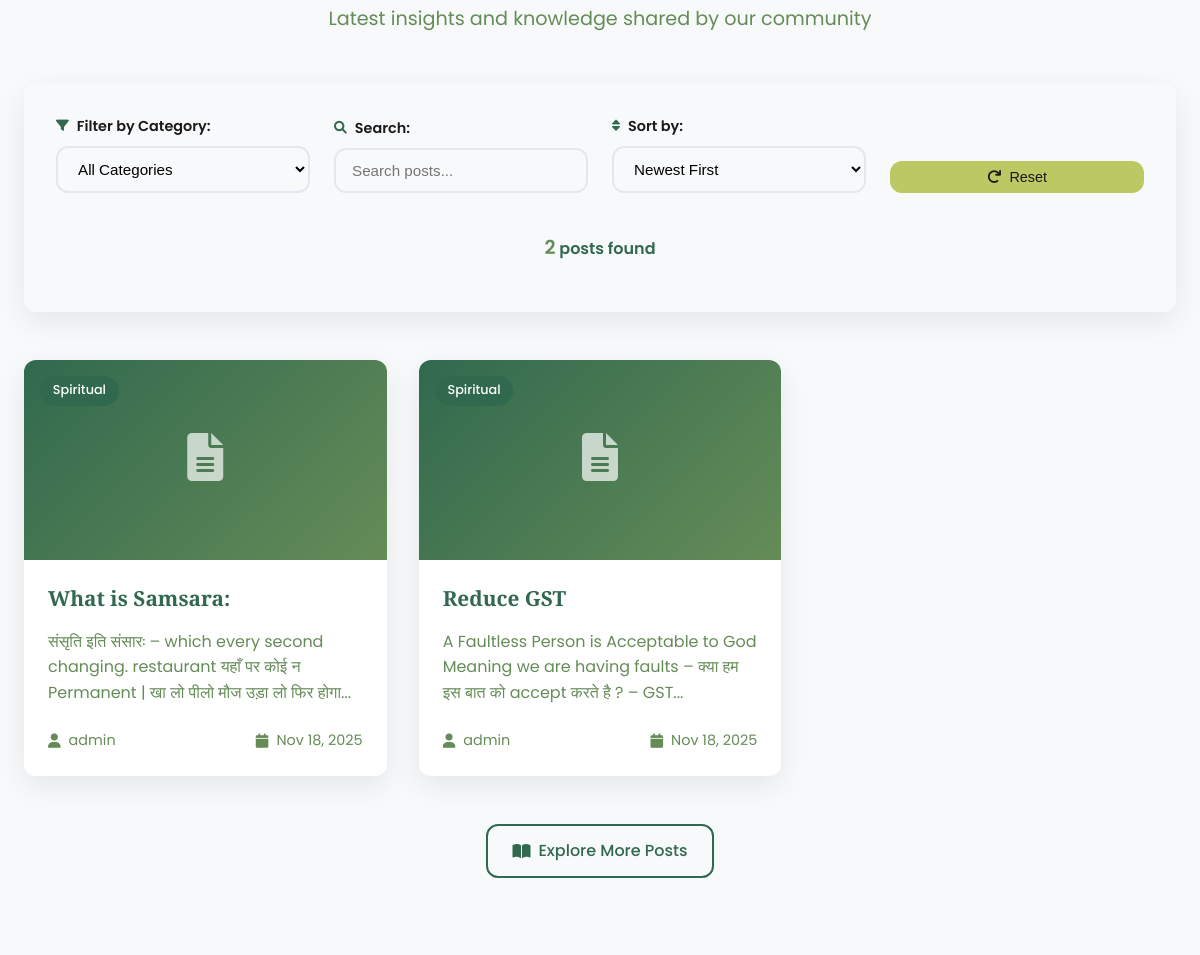
Before: / (middle part) with the older database file.
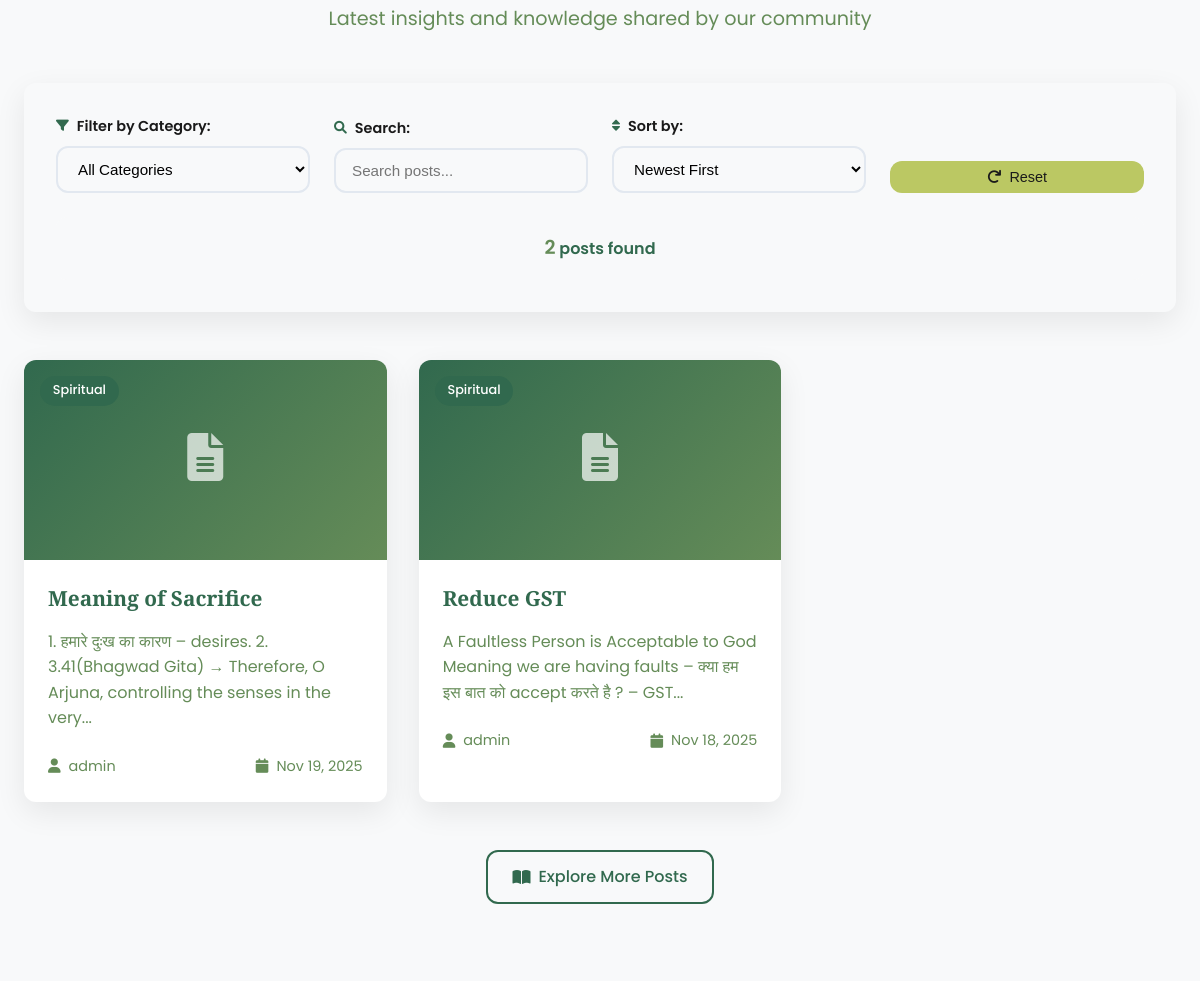
After: the same page with the newer database file.
### tables this page shows
CREATE TABLE posts
                 (id INTEGER PRIMARY KEY AUTOINCREMENT,
                  title TEXT NOT NULL,
                  content TEXT NOT NULL,
                  category TEXT NOT NULL,
                  image_path TEXT,
                  author_id INTEGER,
                  created_at TIMESTAMP DEFAULT CURRENT_TIMESTAMP,
                  FOREIGN KEY (author_id) REFERENCES users (id));

CREATE TABLE users
                 (id INTEGER PRIMARY KEY AUTOINCREMENT,
                  username TEXT UNIQUE NOT NULL,
                  email TEXT UNIQUE NOT NULL,
                  password TEXT NOT NULL,
                  is_admin BOOLEAN DEFAULT FALSE,
                  created_at TIMESTAMP DEFAULT CURRENT_TIMESTAMP);

### app.py (the view)
@app.route('/')
def index():
    conn = get_db_connection()
    posts = conn.execute('''
        SELECT p.*, u.username
        FROM posts p
        JOIN users u ON p.author_id = u.id
        ORDER BY p.created_at DESC
        LIMIT 6
    ''').fetchall()
    conn.close()
    return render_template('index.html', posts=posts)

### app.py (called while the page is built)
def get_db_connection():
    conn = sqlite3.connect('blog.db')
    conn.row_factory = sqlite3.Row
    return conn

@app.context_processor
def inject_unread_count():
    if session.get('is_admin'):
        return {'unread_count': get_unread_message_count()}
    return {'unread_count': 0}

def format_date(date_string, format='%b %d, %Y'):
    if isinstance(date_string, str):
        try:
            dt = datetime.strptime(date_string, '%Y-%m-%d %H:%M:%S')
            return dt.strftime(format)
        except:
            try:
                dt = datetime.strptime(date_string, '%Y-%m-%d')
                return dt.strftime(format)
            except:
                return date_string[:10]  # Return first 10 characters if parsing fails
    elif isinstance(date_string, datetime):
        return date_string.strftime(format)
    return str(date_string)

@app.context_processor
def utility_processor():
    return dict(
        get_image_url=get_image_url,
        format_date=format_date
    )

### templates/index.html (shortened to what this page needs)
{% extends "base.html" %}
{% block content %}
<section class="recent-posts-section section-padding bg-light">
    <div class="container">
        <div class="section-header">
            <p class="section-subtitle">Latest insights and knowledge shared by our community</p>
        </div>
        <div class="filter-section">
            <div class="filter-container">
                <div class="filter-group">
                    <label for="category-filter"><i class="fas fa-filter"></i> Filter by Category:</label>
                    <select id="category-filter" class="filter-select">
                        <option value="all">All Categories</option>
                    </select>
                </div>
                <div class="filter-group">
                    <label for="search-filter"><i class="fas fa-search"></i> Search:</label>
                    <input type="text" id="search-filter" class="filter-input" placeholder="Search posts...">
                </div>
                <div class="filter-group">
                    <label for="sort-filter"><i class="fas fa-sort"></i> Sort by:</label>
                    <select id="sort-filter" class="filter-select">
                        <option value="newest">Newest First</option>
                    </select>
                </div>
                <button id="reset-filters" class="btn btn-secondary btn-sm">
                    <i class="fas fa-redo"></i> Reset
                </button>
            </div>
            <div class="filter-results">
                <span id="results-count">0</span> posts found
            </div>
        </div>
        {% if posts %}
        <div class="posts-grid" id="posts-container">
            {% for post in posts %}
            <article class="post-card" data-category="{{ post['category'] }}" data-title="{{ post['title']|lower }}" data-date="{{ post['created_at'] }}">
                <a href="{{ url_for('view_post', post_id=post['id']) }}" class="post-link">
                    {% if post['image_path'] %}
                    <div class="post-image">
                        <img src="{{ get_image_url(post['image_path']) }}" alt="{{ post['title'] }}" loading="lazy">
                        <div class="post-category-badge">{{ post['category'] }}</div>
                    </div>
                    {% else %}
                    <div class="post-image placeholder">
                        <div class="placeholder-icon">
                            <i class="fas fa-file-alt"></i>
                        </div>
                        <div class="post-category-badge">{{ post['category'] }}</div>
                    </div>
                    {% endif %}
                    <div class="post-content">
                        <h3 class="post-title">{{ post['title'] }}</h3>
                        <p class="post-excerpt">
                            {{ post['content']|striptags|truncate(120) }}
                        </p>
                        <div class="post-meta">
                            <div class="post-author">
                                <i class="fas fa-user"></i>
                                <span>{{ post['username'] }}</span>
                            </div>
                            <div class="post-date">
                                <i class="fas fa-calendar"></i>
                                <span>{{ format_date(post['created_at']) }}</span>
                            </div>
                        </div>
                    </div>
                </a>
            </article>
            {% endfor %}
        </div>
        <div class="section-footer">
            {% if session.is_admin %}
            <a href="{{ url_for('admin_dashboard') }}" class="btn btn-outline">
                <i class="fas fa-tachometer-alt"></i>
                View All Posts in Admin
            </a>
            {% else %}
            <a href="{{ url_for('category_posts', category_name='Esoteric Science') }}" class="btn btn-outline">
                <i class="fas fa-book-open"></i>
                Explore More Posts
            </a>
            {% endif %}
        </div>
        {% endif %}
    </div>
</section>
{% endblock %}

Changed rows visible on the page:
removed posts: category "Spiritual", title "What is Samsara:", content "संसृति इति संसारः – which every second changing. restaurant यहाँ पर कोई न Permanent | खा लो पीलो मौज उड़ा लो फिर होगा...", username "admin", created_at "Nov 18, 2025"
added posts: category "Spiritual", title "Meaning of Sacrifice", content "1. हमारे दुःख का कारण – desires. 2. 3.41(Bhagwad Gita) → Therefore, O Arjuna, controlling the senses in the very...", username "admin", created_at "Nov 19, 2025"
